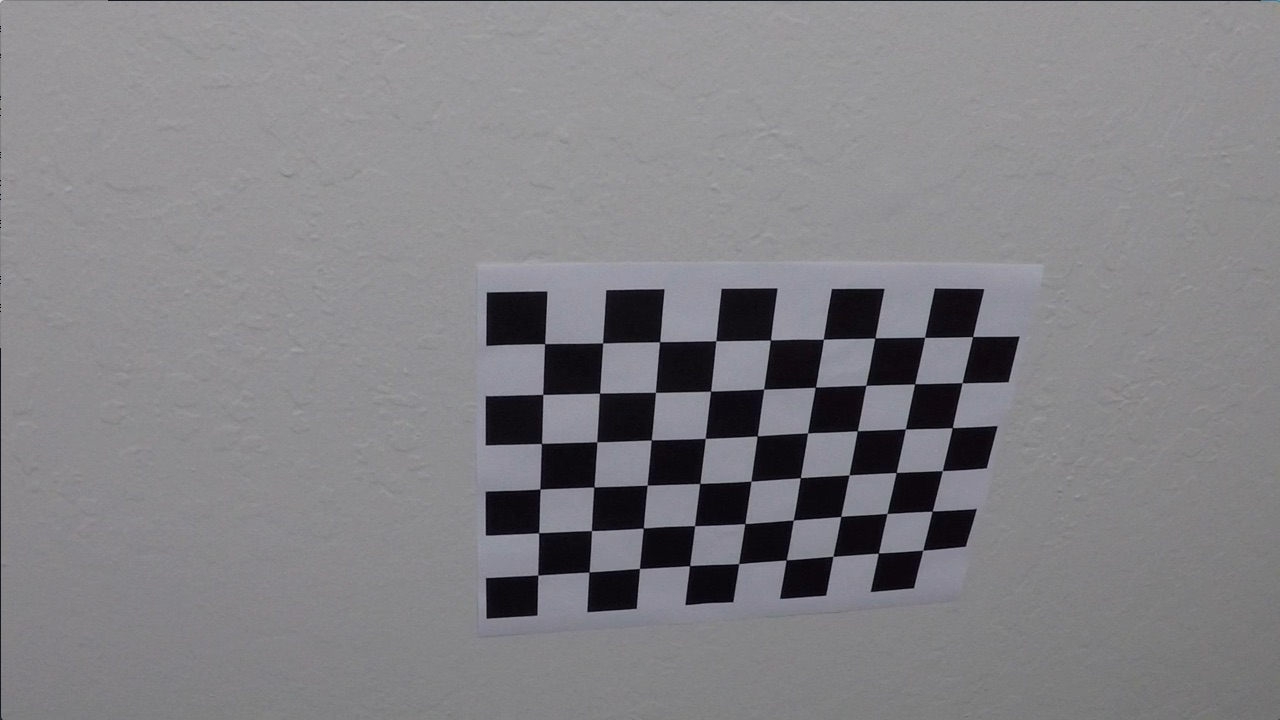
#> input picture P2/CarND-Advanced-Lane-Lines-master/camera_cal/calibration10.jpg, 1280 x 720 px; its folder holds only this picture in this run
$ jupyter execute --allow-errors 'Main .ipynb'   (shell and % lines are left out)   (older library calls are emulated)
#> lines starting #> are read from the running program, lines starting #| are printed output that depends on the picture; after the words box and inside, x2 and y2 are one past the last pixel; in counts of white or black regions, pixels touching at a corner belong together
## Advanced Lane Finding
### In this project, the goal is to write a software pipeline to identify the lane boundaries in a video

Main notebook
---

The goals / steps of this project are the following:

* The camera calibration
* Apply a distortion correction to raw images.
* Create a thresholded binary image.
* Apply a perspective transform ("birds-eye view").
* Detect lane pixels

### Pipeline

* Determine the curvature and vehicle position with respect to center.
* Draw in the image the detected lines
* Output visual display

The images for camera calibration are stored in the folder called `camera_cal/`.  The images in `test_images/` are for testing the pipeline on single frames.

The `challenge_video.mp4` video is an extra (and optional) challenge
The `harder_challenge.mp4` video is another optional challenge and is brutal!

# libraries

[cell 1]
import pickle
import cv2
import numpy as np
import glob
import matplotlib.pyplot as plt
import matplotlib.image as mpimg

# The camera calibration

[cell 2]
#run this piece of code to make the pipeline work
# object points

nx = 9 # number of corners in x direction
ny = 6 # number of corners in Y direction
# i take this from : #############################################################################################
#https://medium.com/@omar.ps16/stereo-3d-reconstruction-with-opencv-using-an-iphone-camera-part-ii-77754b58bfe0 ##
objp = np.zeros((np.prod(nx*ny),3),dtype=np.float32)  ############################################################
objp[:,:2] = np.mgrid[0:ny, 0:nx].T.reshape(-1,2)     ########
##############################################################
# Make a list of calibration images
images = glob.glob('camera_cal/calibration*.jpg')

# Arrays to store object points and image points from all the images.
objpoints = [] # 3d points in real world space
imgpoints = [] # 2d points in image plane.

# Step through the list and search for chessboard corners
for fname in images:

    img = cv2.imread(fname)
#> img is the input picture: shape (720, 1280, 3); mean B, G, R 133.1, 129.4, 130.2
    # Converting an image, imported by cv2 or the glob API, to grayscale
    gray = cv2.cvtColor(img,cv2.COLOR_BGR2GRAY)

    # Find the chessboard corners
    ret, corners = cv2.findChessboardCorners(gray, (nx,ny),None)
#> ret = True; corners = 54 rows, first 8: [545.3, 343.1], [602.7, 342.8], [660.1, 341.3], [715.8, 340.7], [770.6, 340], [823.5, 339.2], [874.3, 338.5], [925.1, 337.4]

    # If found, add object points, image points
    if ret == True:
        objpoints.append(objp) #<--- the important we will use later:D
        imgpoints.append(corners) #<--- the important we will use later:D

[cell 3]
def cal_undistort(img, objpoints, imgpoints):
    # calibrate camera
    ret, mtx, dist, rvecs, tvecs = cv2.calibrateCamera(objpoints, imgpoints, img.shape[0:2], None, None)

    # Undistorting the image
    undist = cv2.undistort(img, mtx, dist, None, mtx)

    return undist

# Apply a distortion correction to raw images.

#> (a cell that did not finish here is left out)

[cell 5]
folder = "test_images/photos/"
#> folder = 'test_images/photos/'
# Read a image
img = mpimg.imread(folder + 'test4.jpg')
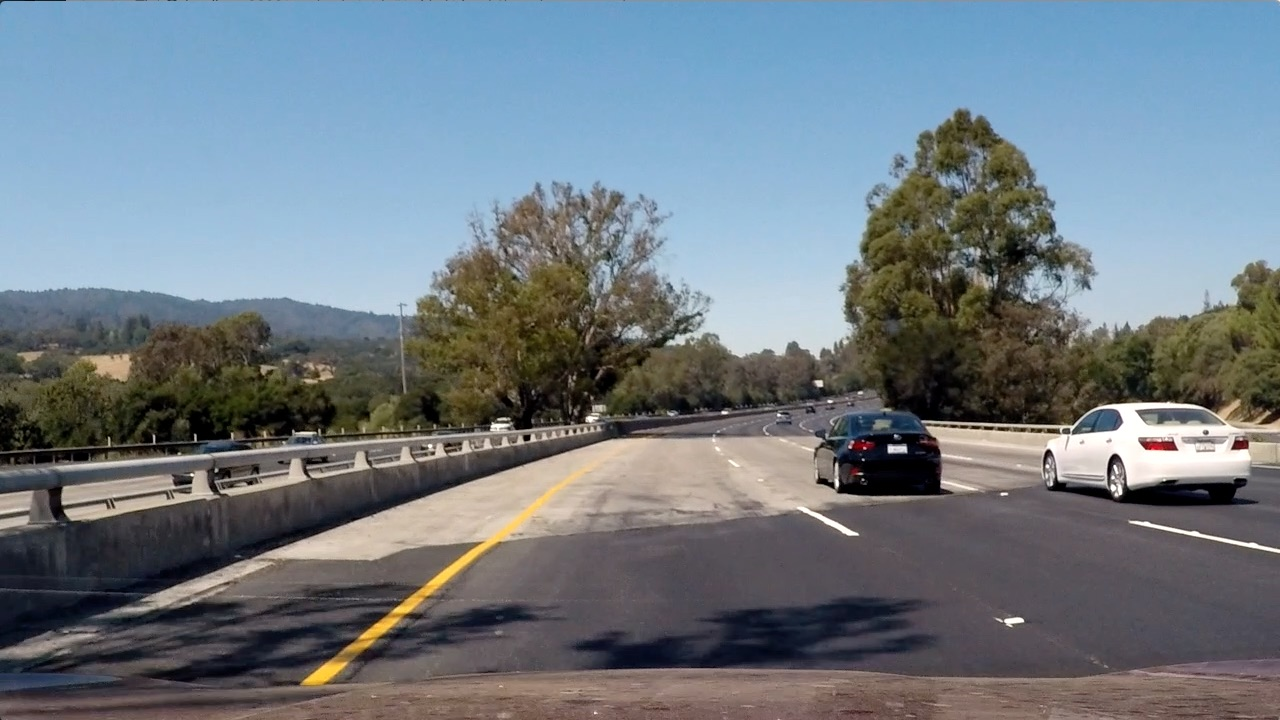
#> input picture P2/CarND-Advanced-Lane-Lines-master/test_images/photos/test4.jpg, 1280 x 720 px
#> img is the input picture: shape (720, 1280, 3); mean R, G, B 112.2, 122.7, 130.9
# Undistorting the  image
und_img = cal_undistort(img, objpoints, imgpoints)
#> in cal_undistort, `ret, mtx, dist, rvecs, tvecs = cv2.calibrateCamera(objpoints, imgpoint..`: ret = 126.7; mtx = [[2292.6, 0, 342.7], [0, 493.8, 473.2], [0, 0, 1]]; dist = [[0.935, 32.57, 0.193, -0.916, -90.18]]; rvecs = ([0.151, -1.12, 0.0675],); tvecs = ([5.22, -4.99, 13.32],)


# Plot Original and Undistorted Image
plt.figure(figsize=(20,50))
plt.subplots_adjust(hspace = .2, wspace=.05)

# Plot Original Image
plt.subplot(1,2,1)
plt.title('Original Test Image', fontsize=30)
fig =plt.imshow(img)

# Plot Undistorted Image
plt.subplot(1,2,2)
plt.title('Undistorted Test Image', fontsize=30)
fig =plt.imshow(und_img)

# Create a thresholded binary image.

[cell 6]
###############################################################
##################### ABS SOBEL THRESH ########################
###############################################################
def abs_sobel_thresh(img, orient='x', thresh_min=20, thresh_max=100):
    # Convert to grayscale
    gray = cv2.cvtColor(img, cv2.COLOR_RGB2GRAY)
    # Apply x or y gradient with the OpenCV Sobel() function
    # and take the absolute value
    if orient == 'x':
        abs_sobel = np.absolute(cv2.Sobel(gray, cv2.CV_64F, 1, 0))
    if orient == 'y':
        abs_sobel = np.absolute(cv2.Sobel(gray, cv2.CV_64F, 0, 1))
    # Rescale back to 8 bit integer
    scaled_sobel = np.uint8(255*abs_sobel/np.max(abs_sobel))
    # Create a copy and apply the threshold
    binary_output = np.zeros_like(scaled_sobel)
    # Here I'm using inclusive (>=, <=) thresholds, but exclusive is ok too
    binary_output[(scaled_sobel >= thresh_min) & (scaled_sobel <= thresh_max)] = 1

    # Return the result
    return binary_output
###############################################################
######################## MAG THRESH ###########################
###############################################################
def mag_thresh(img, sobel_kernel=3, mag_thresh=(0, 255)):
    # Convert to grayscale
    gray = cv2.cvtColor(img, cv2.COLOR_RGB2GRAY)
    # Take both Sobel x and y gradients
    sobelx = cv2.Sobel(gray, cv2.CV_64F, 1, 0, ksize=sobel_kernel)
    sobely = cv2.Sobel(gray, cv2.CV_64F, 0, 1, ksize=sobel_kernel)
    # Calculate the gradient magnitude
    gradmag = np.sqrt(sobelx**2 + sobely**2)
    # Rescale to 8 bit
    scale_factor = np.max(gradmag)/255
    gradmag = (gradmag/scale_factor).astype(np.uint8)
    # Create a binary image of ones where threshold is met, zeros otherwise
    binary_output = np.zeros_like(gradmag)
    binary_output[(gradmag >= mag_thresh[0]) & (gradmag <= mag_thresh[1])] = 1

    # Return the binary image
    return binary_output
###############################################################
###################### DIR THRESHOLD ##########################
###############################################################
def dir_threshold(img, sobel_kernel=3, thresh=(0, np.pi/2)):
    # Grayscale
    gray = cv2.cvtColor(img, cv2.COLOR_RGB2GRAY)
    # Calculate the x and y gradients
    sobelx = cv2.Sobel(gray, cv2.CV_64F, 1, 0, ksize=sobel_kernel)
    sobely = cv2.Sobel(gray, cv2.CV_64F, 0, 1, ksize=sobel_kernel)
    # Take the absolute value of the gradient direction,
    # apply a threshold, and create a binary image result
    absgraddir = np.arctan2(np.absolute(sobely), np.absolute(sobelx))
    binary_output =  np.zeros_like(absgraddir)
    binary_output[(absgraddir >= thresh[0]) & (absgraddir <= thresh[1])] = 1

    # Return the binary image
    return binary_output
#############################################################################
########################### HLS SELECT ######################################
#############################################################################
# [6 lines left out: function hls_select, not called in this run]

[cell 7]
#############################################################################
############# PLOT IMAGES ORIGINALS AND BINARY ##############################
#############################################################################
# Read in an image and grayscale it
image = mpimg.imread(folder + 'signs_vehicles_xygrad.png')
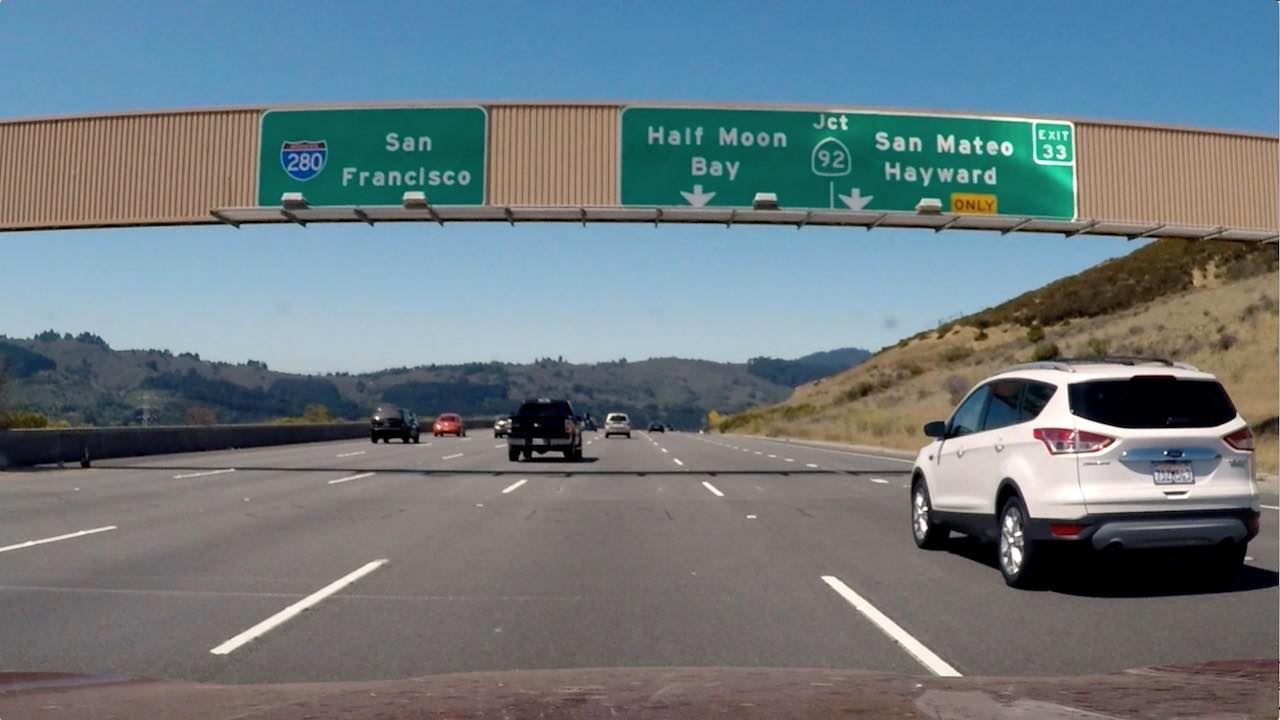
#> input picture P2/CarND-Advanced-Lane-Lines-master/test_images/photos/signs_vehicles_xygrad.png, 1280 x 720 px
#> image is the input picture: shape (720, 1280, 3) float32; mean R, G, B 0.428, 0.477, 0.5

# Run the functions
grad_binary = abs_sobel_thresh(image, orient='x', thresh_min=20, thresh_max=100)
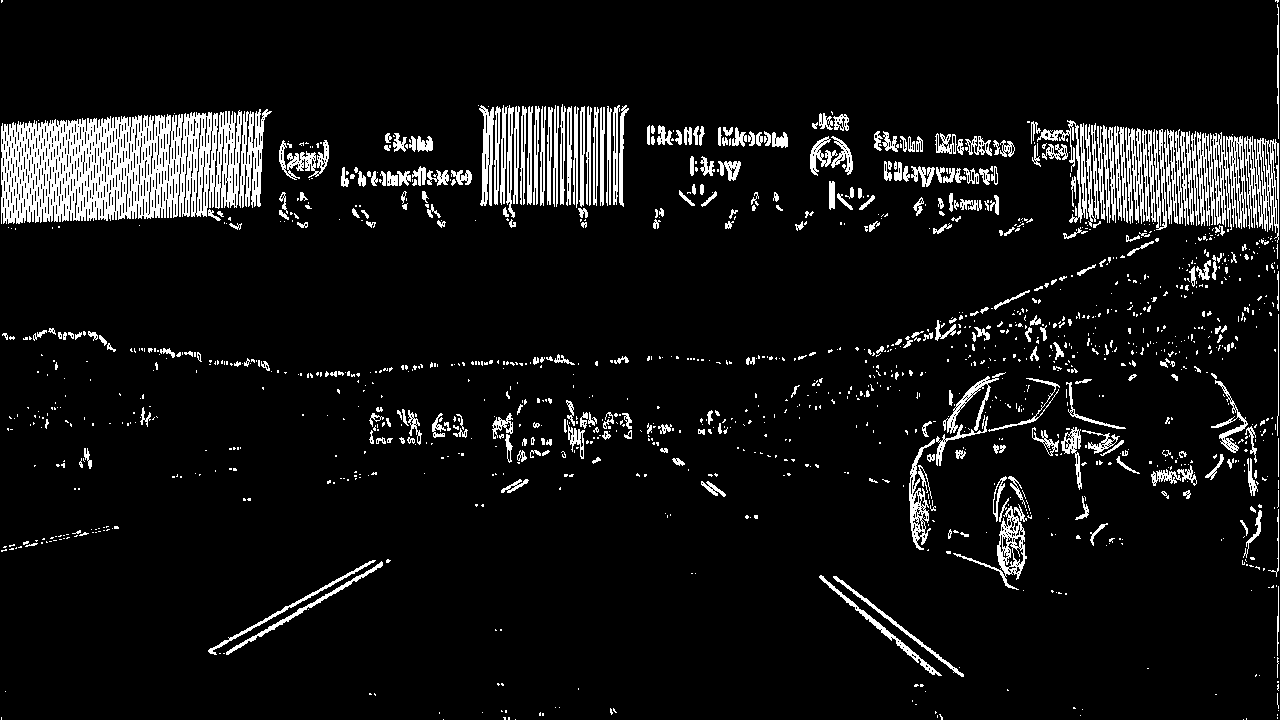
#> grad_binary: shape (720, 1280); values 0 (black) and 1 (white), 7.9% white; 1378 white regions (1040 under 20 px), largest, box (x1, y1, x2, y2) and area: (1, 110, 242, 224) 18700, (1197, 132, 1247, 230) 2653, (1244, 136, 1279, 243) 1807
mag_binary = mag_thresh(image, sobel_kernel=3, mag_thresh=(30, 100))
#> in mag_thresh, `gradmag = np.sqrt(sobelx**2 + sobely**2)`:
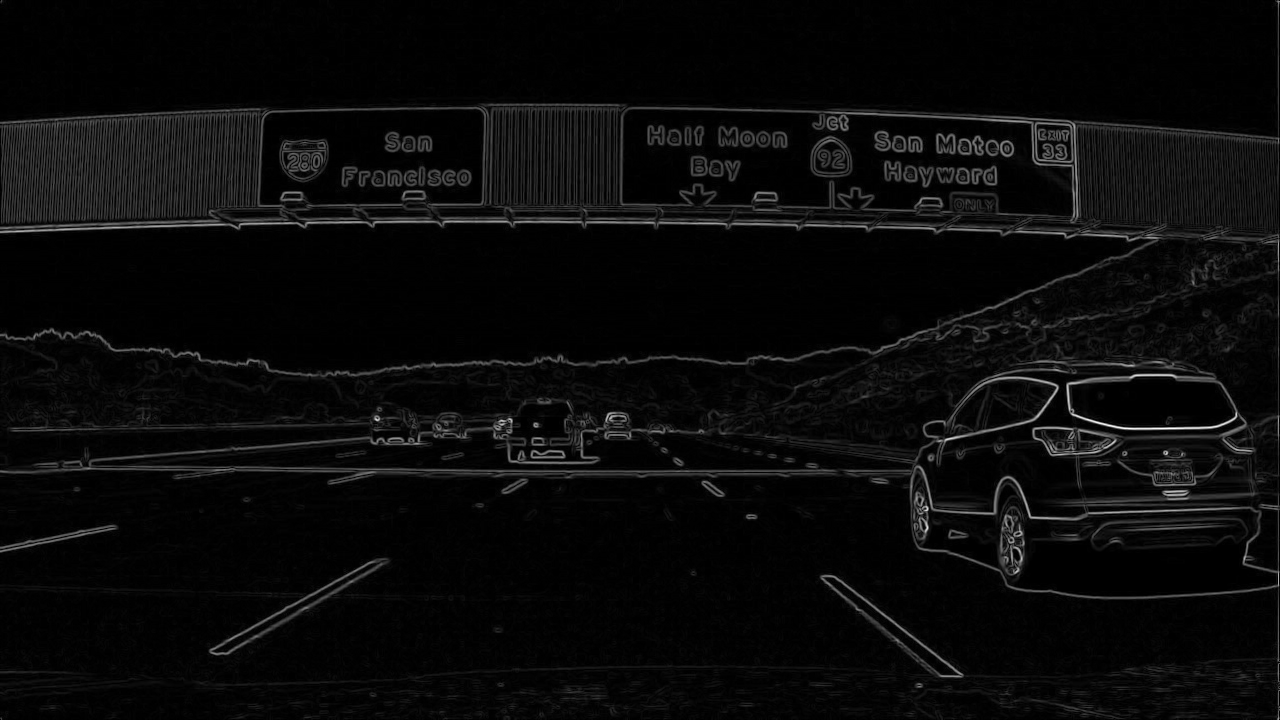
#> gradmag: shape (720, 1280) float64; min 0, max 3.62, mean 0.147; drawn with min black and max white
#> in mag_thresh, `scale_factor = np.max(gradmag)/255`: scale_factor = 0.0142
#> mag_binary: shape (720, 1280); values 0 (black) and 1 (white), 9.8% white in thin lines or dots
dir_binary = dir_threshold(image, sobel_kernel=15, thresh=(0.7, 1.3))
#> dir_binary: shape (720, 1280) float64; values 0 (black) and 1 (white), 33.8% white in thin lines or dots

# Plot the result
f, (ax1, ax2, ax3,ax4) = plt.subplots(1,4, figsize=(24, 9))
f.tight_layout()
ax1.imshow(image)
ax1.set_title('Original Image', fontsize=20)
ax2.imshow(grad_binary, cmap='gray')
ax2.set_title('Thresholded Gradient', fontsize=20)
ax3.imshow(mag_binary, cmap='gray')
ax3.set_title('Thresholded Magnitude', fontsize=20)
ax4.imshow(dir_binary, cmap='gray')
ax4.set_title('Thresholded Grad. Dir.', fontsize=20)
plt.subplots_adjust(left=0., right=1, top=0.9, bottom=0.)

[cell 8]
# Apply each of the thresholding functions
gradx = abs_sobel_thresh(image, orient='x', thresh_min=20, thresh_max=100)
grady = abs_sobel_thresh(image, orient='y', thresh_min=20, thresh_max=100)
#> grady: shape (720, 1280); values 0 (black) and 1 (white), 8.2% white; 1385 white regions (1043 under 20 px), largest, box (x1, y1, x2, y2) and area: (0, 103, 1280, 145) 6510, (0, 460, 930, 494) 6192, (811, 194, 1280, 247) 4636
mag_binary = mag_thresh(image, sobel_kernel=3, mag_thresh=(30, 100))
dir_binary = dir_threshold(image, sobel_kernel=15, thresh=(0.7, 1.3))
#combining results
combined = np.zeros_like(dir_binary)
combined[((gradx == 1)) | ((mag_binary == 1) & (dir_binary == 1))] = 1
plt.imshow(combined, cmap='gray')
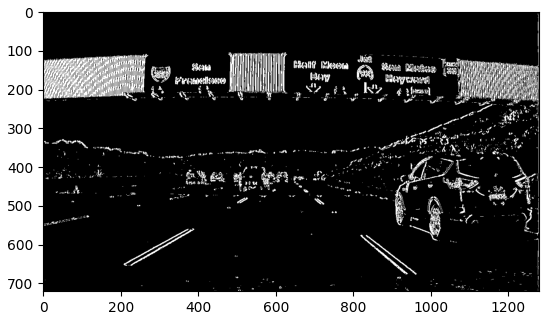
#> figure drawn by matplotlib, 1 panel

[cell 9]
#############################################################################
############################# COMBINED   ####################################
#############################################################################
# [12 lines left out: function combined, not called in this run]

#> (a cell that did not finish here is left out)

# Apply a perspective transform ("birds-eye view").

[cell 11]
#############################################################################
########################### BIRD'S EYE VIEW #################################
#############################################################################
# [22 lines left out: function perspective_transform, not called in this run]

#> (a cell that did not finish here is left out)

# Detect lane pixels

[cell 13]
import numpy as np
#> (the rest of this cell did not finish here and is left out)

[cell 14]
########################################################################
########################### FIT POLY ###################################
########################################################################
# [119 lines left out: functions fit_poly, search_around_poly, not called in this run]

#> (a cell that did not finish here is left out)

# The pipeline

[cell 16]
# [125 lines left out: function pipeline, not called in this run]

## Output visual display

#> (a cell that did not finish here is left out)

# Output visual display in a video

[cell 18]
from moviepy.editor import VideoFileClip
from IPython.display import HTML
import moviepy as mve
#Create video file pipeline
output = 'out_test_video.mp4'
#> output = 'out_test_video.mp4'
#> (the rest of this cell did not finish here and is left out)
